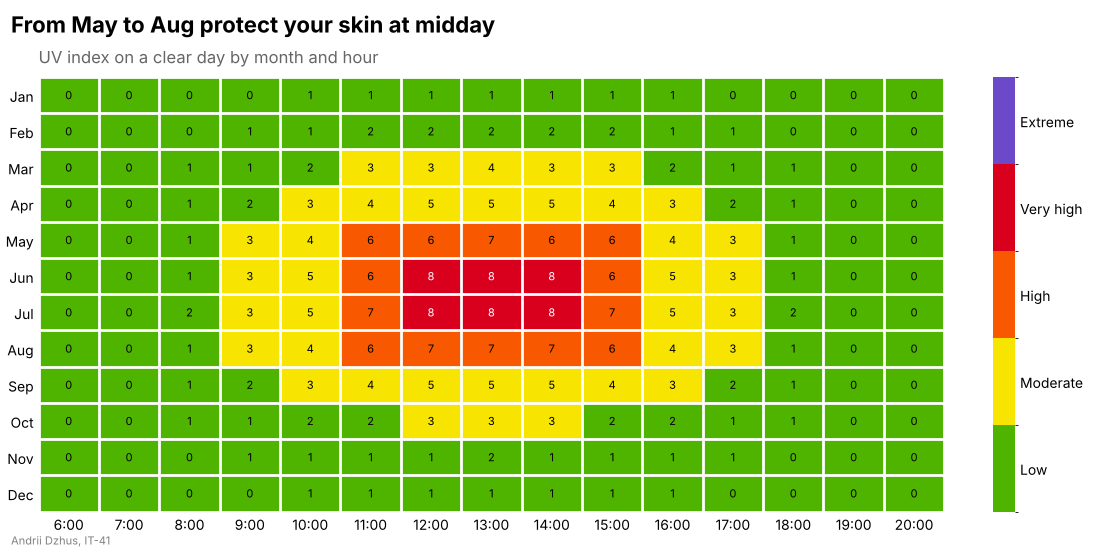

Generate this figure with Python:
import matplotlib.pyplot as plt
import numpy as np
from matplotlib.colors import BoundaryNorm, ListedColormap

STUDENT_NAME = "Andrii Dzhus"   # ім'я та прізвище транслітерацією
STUDENT_GROUP = "IT-41"   # група

months = ["Jan", "Feb", "Mar", "Apr", "May", "Jun",
          "Jul", "Aug", "Sep", "Oct", "Nov", "Dec"]
hours = np.arange(6, 21)
# УФ-індекс у ясний день: рядок - місяць, стовпець - година
peak = np.array([1.2, 2.0, 3.6, 5.2, 6.8, 7.9, 8.4, 7.2, 5.1, 3.0, 1.5, 0.9])
day_shape = np.clip(np.cos((hours - 13) / 7 * np.pi / 2), 0, None) ** 2
uv = (peak.reshape(-1, 1) * day_shape).round()

level_names = ["Low", "Moderate", "High", "Very high", "Extreme"]
level_colors = ["#4EB400", "#F7E400", "#F85900", "#D8001D", "#6B49C8"]

# межі рівнів ВООЗ: кожен інтервал - один колір
bounds = [0, 3, 6, 8, 11, 13]
cmap = ListedColormap(level_colors)
norm = BoundaryNorm(bounds, ncolors=cmap.N)

fig, ax = plt.subplots(figsize=(11, 5.5))
image = ax.imshow(uv, cmap=cmap, norm=norm, aspect="auto")

for row in range(uv.shape[0]):
    for col in range(uv.shape[1]):
        value = uv[row, col]
        # на темних клітинках (дуже високий і вище) - білий текст
        color = "white" if value >= bounds[3] else "black"
        ax.text(col, row, f"{value:.0f}", ha="center", va="center", fontsize=8, color=color)

ax.set_xticks(range(hours.size), [f"{h}:00" for h in hours])
ax.set_yticks(range(len(months)), months)
# білі лінії між клітинками - сітка за допоміжними поділками
ax.set_xticks(np.arange(-0.5, hours.size), minor=True)
ax.set_yticks(np.arange(-0.5, len(months)), minor=True)
ax.grid(which="minor", color="white", linewidth=2)
ax.tick_params(which="both", length=0)
ax.spines[:].set_visible(False)

colorbar = fig.colorbar(image, ax=ax, fraction=0.03, pad=0.05)
# назви рівнів посередині кожного кольору
middles = [(low + high) / 2 for low, high in zip(bounds[:-1], bounds[1:])]
colorbar.set_ticks(middles, labels=level_names)
colorbar.ax.tick_params(length=0)
colorbar.outline.set_visible(False)

# перший і останній місяць, коли денний максимум - високий або вищий
high_months = np.where(uv.max(axis=1) >= bounds[2])[0]
first, last = months[high_months[0]], months[high_months[-1]]
fig.suptitle(f"From {first} to {last} protect your skin at midday",
             x=0.01, ha="left", fontsize=16, fontweight="bold")
ax.set_title("UV index on a clear day by month and hour", loc="left", color="0.4", pad=10)

fig.text(0.01, 0.01, f"{STUDENT_NAME}, {STUDENT_GROUP}", fontsize=8, color="gray")
fig.subplots_adjust(left=0.035, right=0.93, top=0.86, bottom=0.07)

fig.savefig("task_3.png", dpi=100)
plt.show()
